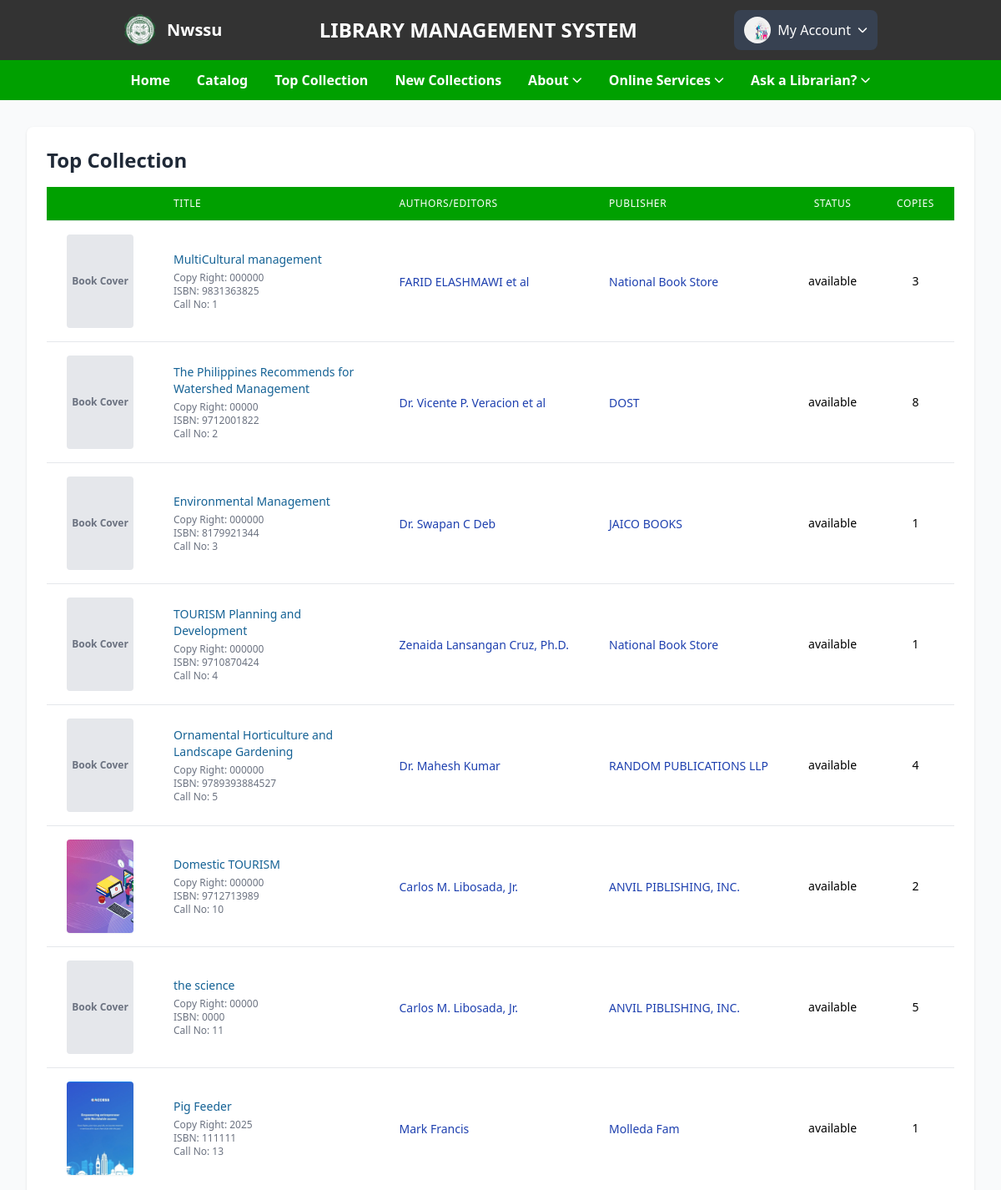
/student/topcollect.php (signed in, upper part), run on an earlier commit of the app's database.
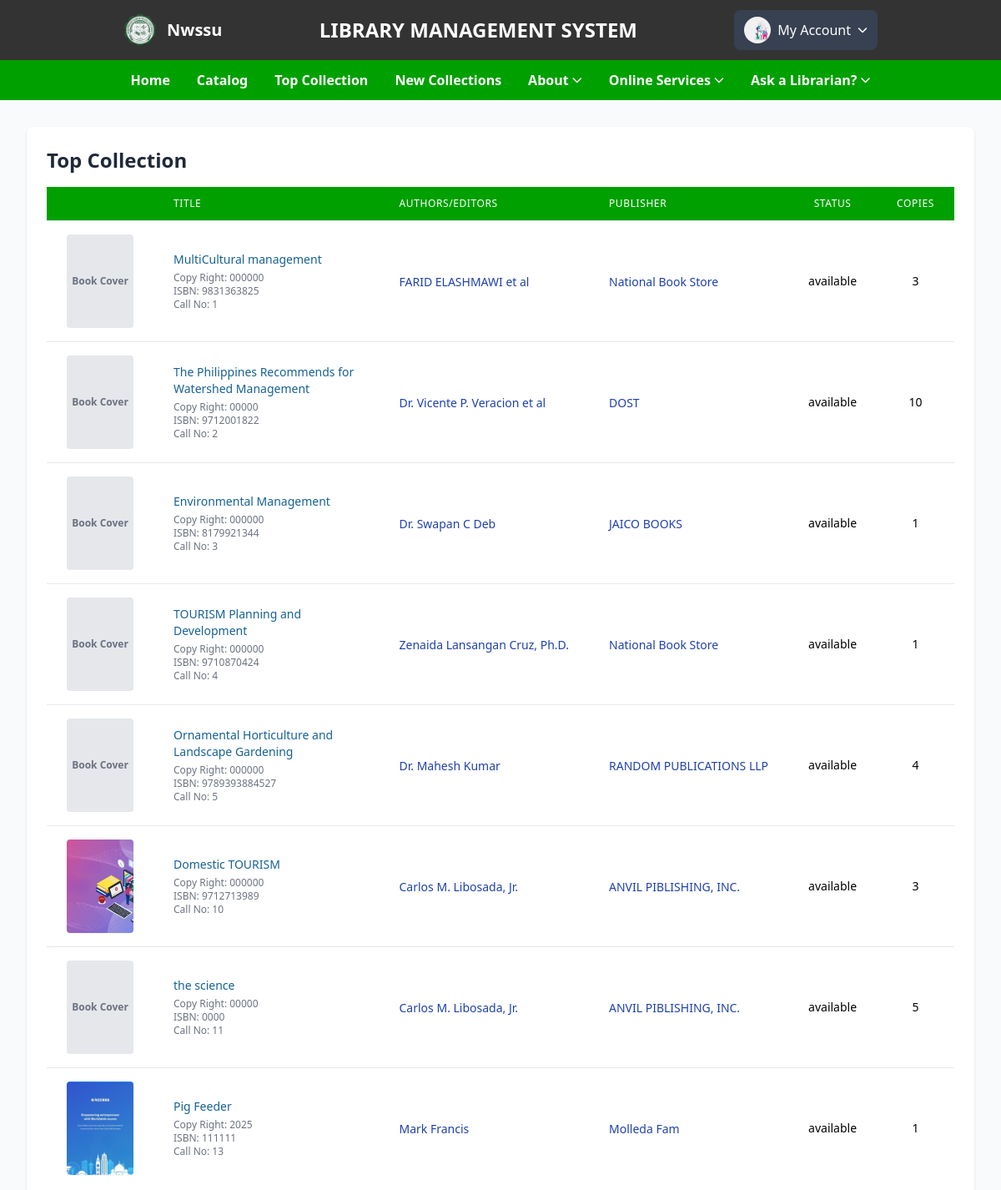
And on a later commit of the database.
### tables this page shows
CREATE TABLE `books` (
  `id` int(100) NOT NULL,
  `material_type` varchar(250) NOT NULL,
  `sub_type` varchar(250) NOT NULL,
  `category` varchar(250) NOT NULL,
  `title` varchar(500) NOT NULL,
  `author` varchar(500) NOT NULL,
  `publisher` varchar(500) NOT NULL,
  `status` varchar(100) NOT NULL,
  `subject` varchar(250) NOT NULL,
  `content` varchar(5000) NOT NULL,
  `summary` varchar(5000) NOT NULL,
  `issn` varchar(250) NOT NULL,
  `call_no` varchar(250) NOT NULL,
  `ISBN` varchar(250) NOT NULL,
  `copyright` varchar(250) NOT NULL,
  `page_number` int(250) NOT NULL,
  `edition` varchar(250) NOT NULL,
  `copies` int(250) NOT NULL,
  `date_acquired` varchar(250) NOT NULL,
  `books_image` varchar(400) DEFAULT NULL,
  `catalog_date` varchar(50) NOT NULL
);

### student/topcollect.php (the view, shortened to what the changed rows need)
<?php
include '../student/side_navbars.php';
try {
    $conn = new PDO("mysql:host=$db_host;dbname=$db_name", $user_name, $user_password);
    $conn->setAttribute(PDO::ATTR_ERRMODE, PDO::ERRMODE_EXCEPTION);
} catch (PDOException $e) {
    die("Connection failed: " . $e->getMessage());
}
$limit = 10;
$page = isset($_GET['page']) ? (int)$_GET['page'] : 1;
$offset = ($page - 1) * $limit;
try {
    $stmt = $conn->prepare("
        SELECT b.id, b.title, b.books_image, b.status, b.copies, b.copyright, b.material_type, b.category, b.publisher, b.author, b.ISBN,
               COUNT(rb.book_id) AS reservation_count
        FROM books b
        LEFT JOIN reserve_books rb ON b.id = rb.book_id
        GROUP BY b.id, b.title, b.books_image, b.status, b.copies, b.copyright, b.publisher, b.author, b.ISBN
        ORDER BY reservation_count DESC
        LIMIT :limit OFFSET :offset
    ");
    $stmt->bindParam(':limit', $limit, PDO::PARAM_INT);
    $stmt->bindParam(':offset', $offset, PDO::PARAM_INT);
    $stmt->execute();
    $books = $stmt->fetchAll(PDO::FETCH_ASSOC);
} catch (PDOException $e) {
    echo "Error: " . $e->getMessage();
    exit();
}
?>
<!DOCTYPE html>
<html lang="en">
<head>
    <script src="https://cdn.tailwindcss.com"></script>
    <link rel="stylesheet" href="https://cdn.jsdelivr.net/npm/bootstrap-icons@1.11.1/font/bootstrap-icons.css">
</head>
<body class="bg-gray-50">
    <div class="max-w-7xl mx-auto px-4 sm:px-6 lg:px-8 py-8">
        <div class="bg-white rounded-lg shadow overflow-hidden">
            <div class="p-4 sm:p-6">
                <div class="flex justify-between items-center mb-4">
                    <h2 class="text-xl sm:text-2xl font-bold text-gray-800">Top Collection</h2>
                </div>
                <div class="overflow-x-auto">
                    <table class="min-w-full divide-y divide-gray-200 hidden md:table">
                        <thead class="bg-primary">
                            <tr>
                                <th scope="col" class="px-6 py-3 text-left text-xs font-medium text-white uppercase tracking-wider"></th>
                                <th scope="col" class="px-6 py-3 text-left text-xs font-medium text-white uppercase tracking-wider">Title</th>
                                <th scope="col" class="px-6 py-3 text-left text-xs font-medium text-white uppercase tracking-wider">Authors/Editors</th>
                                <th scope="col" class="px-6 py-3 text-left text-xs font-medium text-white uppercase tracking-wider">Publisher</th>
                                <th scope="col" class="px-6 py-3 text-center text-xs font-medium text-white uppercase tracking-wider">Status</th>
                                <th scope="col" class="px-6 py-3 text-center text-xs font-medium text-white uppercase tracking-wider">Copies</th>
                            </tr>
                        </thead>
                        <tbody class="bg-white divide-y divide-gray-200" id="bookTable">
                            <?php if (empty($books)): ?>
                                <tr>
                                    <td colspan="7" class="px-6 py-4 text-center text-sm text-gray-500">No books found</td>
                                </tr>
                            <?php else: ?>
                                <?php foreach ($books as $book): ?>
                                    <tr class="hover:bg-gray-50">
                                        <td class="px-6 py-4 whitespace-nowrap">
                                            <div class="flex justify-center items-center h-28">
                                                <?php if (!empty($book['books_image'])): ?>
                                                    <img src="./uploaded_file/<?php echo htmlspecialchars($book['books_image']); ?>" alt="Book Cover" class="h-28 w-20 object-cover rounded shadow-sm">
                                                <?php else: ?>
                                                    <div class="h-28 w-20 bg-gray-200 rounded flex items-center justify-center text-gray-500">
                                                        <span class="text-xs font-bold">Book Cover</span>
                                                    </div>
                                                <?php endif; ?>
                                            </div>
                                        </td>
                                        <td class="px-6 py-4">
                                            <div class="text-sm">
                                                <a href="./books?id=<?php echo urlencode($book['id']); ?>" class="text-[#156295] hover:text-blue-800 hover:underline font-medium book-link"
                                                    data-title="<?php echo htmlspecialchars($book['title']); ?>">
                                                    <?php echo htmlspecialchars($book['title']); ?>
                                                </a>
                                                <div class="text-gray-500 text-xs mt-1">
                                                    <p>Copy Right: <?php echo htmlspecialchars($book['copyright']); ?></p>
                                                    <p>ISBN: <?php echo htmlspecialchars($book['ISBN']); ?></p>
                                                    <p>Call No: <?php echo htmlspecialchars($book['id']); ?></p>
                                                </div>
                                            </div>
                                        </td>
                                        <td class="px-6 py-4 whitespace-nowrap">
                                            <a href="./author?author=<?php echo urlencode($book['author']); ?>" class="text-blue-800 hover:text-blue-800 text-sm">
                                                <?php echo htmlspecialchars($book['author']); ?>
                                            </a>
                                        </td>
                                        <td class="px-6 py-4 whitespace-nowrap">
                                            <a href="./publisher?publisher=<?php echo urlencode($book['publisher']); ?>" class="text-blue-800 hover:text-blue-800 text-sm">
                                                <?php echo htmlspecialchars($book['publisher']); ?>
                                            </a>
                                        </td>
                                        <td class="px-6 py-4 whitespace-nowrap text-center text-sm">
                                            <?php echo htmlspecialchars($book['status']); ?>
                                        </td>
                                        <td class="px-6 py-4 whitespace-nowrap text-center text-sm">
                                            <?php echo htmlspecialchars($book['copies']); ?>
                                        </td>
                                    </tr>
                                <?php endforeach; ?>
                            <?php endif; ?>
                        </tbody>
                    </table>
                </div>
            </div>
        </div>
    </div>
    <?php include '../student/footer.php'; ?>
</body>
</html>

What changed in the data, as far as the page shows it:
changed books "The Philippines Recommends for Watershed Management": copies "8" → "10"
changed books "Domestic TOURISM": copies "2" → "3"
